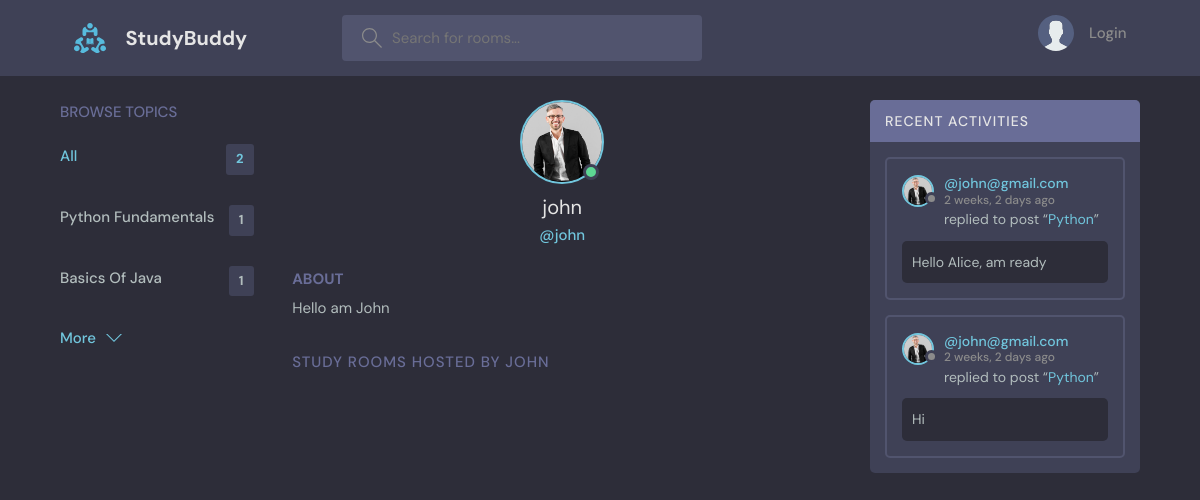
The page /profile/4/ on the database its author committed.
### home/models.py (models this page shows, shortened)
class Topic(models.Model):
    name = models.CharField(max_length=200)

class User(AbstractUser):
    name = models.CharField(max_length=200, null=True)
    email = models.EmailField(unique=True, null=True)
    bio = models.TextField(null=True)
    avatar = models.ImageField(null=True, default="avatar.svg")
    USERNAME_FIELD = 'email'
    REQUIRED_FIELDS = []

class Message(models.Model):
    user = models.ForeignKey(User, on_delete = models.CASCADE)
    room = models.ForeignKey(Room, on_delete = models.CASCADE)
    body = models.TextField()
    updated = models.DateTimeField(auto_now=True)
    created = models.DateTimeField(auto_now_add=True)
    class Meta:
        ordering = ["-updated", "-created"]

class Room(models.Model):
    host = models.ForeignKey(User, on_delete = models.SET_NULL, null=True)
    topic = models.ForeignKey(Topic, on_delete = models.SET_NULL, null=True)
    name = models.CharField(max_length=200)
    description = models.TextField(null=True, blank=True)
    participants = models.ManyToManyField(User, related_name = 'participants', blank=True)
    updated = models.DateTimeField(auto_now=True)
    created = models.DateTimeField(auto_now_add=True)
    class Meta:
        ordering = ["-updated", "-created"]
    def __str__(self):
        return self.name

### home/views.py (the view)
# urls.py: path('profile/<str:pk>/', views.userProfile, name='user-profile'),
def userProfile(request, pk):
    user = User.objects.get(id = pk)
    rooms = user.room_set.all()
    topics = Topic.objects.all()
    room_messages = user.message_set.all()
    context = {"user" : user, "rooms": rooms, "room_messages" : room_messages, "topics": topics}
    return render(request, 'home/profile.html', context)

### home/templates/home/profile.html (shortened to what this page needs)
{% extends "main.html" %}
{% block content %}
  <main class="profile-page layout layout--3">
    <div class="container">
      {% include "home/topics_component.html" %}
      <div class="roomList">
        <div class="profile">
          <div class="profile__avatar">
            <div class="avatar avatar--large active">
              <img src="{{user.avatar.url}}" />
            </div>
          </div>
          <div class="profile__info">
            <h3> {{user.username}} </h3>
            <p>@{{user.username}}</p>
          </div>
          <div class="profile__about">
            <h3>About</h3>
            <p>
              {{user.bio}}
            </p>
          </div>
        </div>
        <div class="roomList__header">
          <div>
            <h2>Study Rooms Hosted by {{user.username}} </a>
            </h2>
          </div>
        </div>
      </div>
      {% include "home/activity_component.html" %}
    </div>
  </main>
  {% endblock content %}

### home/templates/main.html (shortened to what this page needs)
<!DOCTYPE html>
{% load static %}
<html lang="en">
  <head>
    <link rel="stylesheet" href="{% static 'styles/style.css' %}" />
  </head>
  <body>
    {% include 'navbar.html' %}
    {% block content %}
   {% endblock content %}
  </body>
</html>

### home/templates/navbar.html (shortened to what this page needs)
{% load static %}
<header class="header header--loggedIn">
   <div class="container">
     <a href="{% url 'home' %}" class="header__logo">
       <img src="{% static 'images/logo.svg' %}" />
       <h1>StudyBuddy</h1>
     </a>
     <form class="header__search" method = "GET" action = "{% url 'home' %}">
       <label>
         <input name ='q' placeholder="Search for rooms..." />
       </label>
     </form>
     <nav class="header__menu">
      {% if request.user.is_authenticated %}
       <div class="header__user">
         <a href="{% url 'update-user' %}">
           <div class="avatar avatar--medium active">
             <img src="{{request.user.avatar.url}}" />
           </div>
           <p>{{request.user.username}} <span>@{{request.user.username}}</span></p>
         </a>
         <button class="dropdown-button">
           <svg version="1.1" xmlns="http://www.w3.org/2000/svg" width="32" height="32" viewBox="0 0 32 32">
             <title>chevron-down</title>
             <path d="M16 21l-13-13h-3l16 16 16-16h-3l-13 13z"></path>
           </svg>
         </button>
       </div>
       {% else %}
       <a href="{% url 'login' %}">
         <img src="{% static  'images/avatar.svg' %}" />
         <p>Login</p>
       </a>
       {% endif %}
     </nav>
   </div>
 </header>

### home/templates/home/topics_component.html
<div class="topics">
    <div class="topics__header">
      <h2>Browse Topics</h2>
    </div>
    <ul class="topics__list">
      <li>
        <a href="{% url 'home' %}" class="active">All <span>{{topics.count}}</span></a>
      </li>
      {% for i in topics  %}
      <li>
        <a href="{% url 'home' %}?q={{i.name}}">{{i.name}} <span> {{i.room_set.all.count}} </span></a>
      </li>
      {% endfor %}
    </ul>
    <a class="btn btn--link" href="{% url 'topics' %}">
      More
      <svg version="1.1" xmlns="http://www.w3.org/2000/svg" width="32" height="32" viewBox="0 0 32 32">
        <title>chevron-down</title>
        <path d="M16 21l-13-13h-3l16 16 16-16h-3l-13 13z"></path>
      </svg>
    </a>
  </div>

### home/templates/home/activity_component.html (shortened to what this page needs)
<div class="activities">
    <div class="activities__header">
      <h2>Recent Activities</h2>
    </div>
    {% for message in room_messages %}
    <div class="activities__box">
      <div class="activities__boxHeader roomListRoom__header">
        <a href="{% url 'user-profile' message.user.id %}" class="roomListRoom__author">
          <div class="avatar avatar--small">
            <img src="{{message.user.avatar.url}}" />
          </div>
          <p>
            @{{message.user}}
            <span>{{message.created|timesince}} ago</span>
          </p>
        </a>
      </div>
      <div class="activities__boxContent">
        <p>replied to post “<a href="{% url 'room' message.room.id %}"> {{message.room}} </a>”</p>
        <div class="activities__boxRoomContent">
          {{message.body}}
        </div>
      </div>
    </div>
    {% endfor %}
  </div>

### rows shown on the page
Topic: name "Python Fundamentals", room_set.all.count "1"
Topic: name "Basics Of Java", room_set.all.count "1"
User: avatar (picture), username "john", bio "Hello am John", username "JOHN"
Message: user.avatar (picture), user "john@gmail.com", created "2 weeks, 2 days", room "Python", body "Hello Alice, am ready"
Message: user.avatar (picture), user "john@gmail.com", created "2 weeks, 2 days", room "Python", body "Hi"

### other values the page prints
{{ topics.count }} "2"
